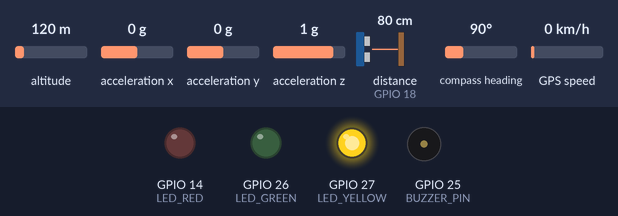
This sketch was run on a simulated ESP32. Parts: output pins drawn as LEDs (lit = HIGH), buzzer (waves = sounding). Wiring (inferred from the names in the program): ultrasonic range finder: trigger GPIO 5; echo GPIO 18; MPU-6050 motion sensor at I2C address 0x68. Inputs (shaded band) come from the test bench; at power-on: distance to the obstacle (sensor on GPIO 18) 80 cm, altitude 120 m, acceleration x 0 g, acceleration y 0 g, acceleration z 1 g, compass heading 90°, GPS speed 0 km/h. The echo pulse lasts 58.3 µs per cm; WiFi joins after 1.5 s; servers stay silent unless stated; uploads are accepted with an empty reply; the GPS gets a fix after 3 s at 37.7749, -122.4194 with 8 satellites; pins used as bus, display or sensor lines are not drawn; what the sketch prints to the serial monitor is not drawn.

Above: at 3.7 s.
3.8 s: distance to the obstacle (sensor on GPIO 18) set to 33 cm
5.3 s: distance to the obstacle (sensor on GPIO 18) set to 28 cm
At 7.5 s:
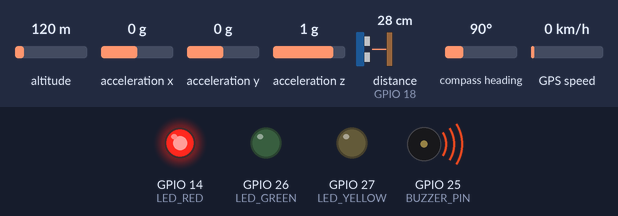
9.4 s: distance to the obstacle (sensor on GPIO 18) set to 35 cm
At 10.6 s:
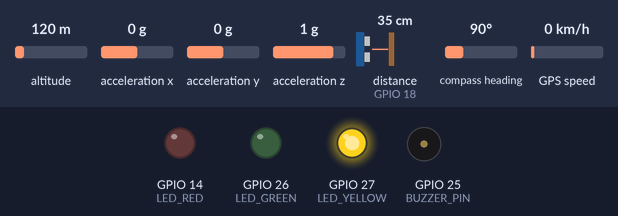
10.9 s: distance to the obstacle (sensor on GPIO 18) set to 2 cm
At 11.2 s:
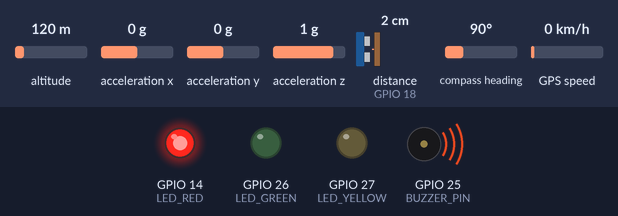
Timing chart, 0 to 16.0 s (numbered marks = the images above; inputs shaded):
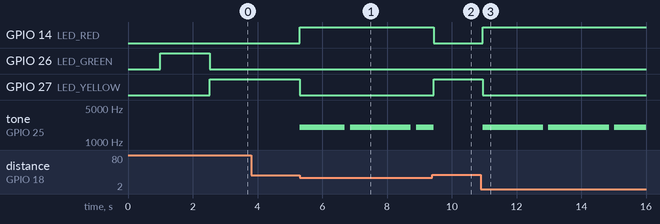

The sketch:

esp32_accident_guard.ino
```cpp
/*
 * ============================================================================
 * AccidentGuard - ESP32 Hardware Firmware
 * Accident Avoidance System with Crash Detection and GPS Notification
 * ============================================================================
 *
 * Target Hardware:
 *   - ESP32 Dev Module (NodeMCU-32S / ESP32-WROOM-32)
 *   - Ultrasonic Sensor: HC-SR04 (Distance Measurement)
 *   - Accelerometer / Gyro: MPU6050 / ADXL345 (Impact Force & Vibration)
 *   - GPS Module: NEO-6M / GT-U7 (Live Latitude & Longitude)
 *   - Buzzer: Active 5V Buzzer (Audible Warning)
 *   - LEDs: Green (Safe), Yellow (Warning), Red (Danger/Crash)
 *
 * REST API Backend:
 *   - FastAPI Backend running at: http://<SERVER_IP>:8000/
 *   - Telemetry Ingestion: POST /api/telemetry
 *   - Crash Trigger: POST /api/accidents/report
 * ============================================================================
 */

#include <WiFi.h>
#include <HTTPClient.h>
#include <ArduinoJson.h>
#include <Wire.h>
#include <TinyGPSPlus.h>
#include <HardwareSerial.h>

// ==================== CONFIGURATION ====================
// Wi-Fi Credentials
const char* WIFI_SSID = "YOUR_WIFI_SSID";
const char* WIFI_PASS = "YOUR_WIFI_PASSWORD";

// FastAPI Server URL (Replace with your computer's local IP on the same Wi-Fi, e.g. 192.168.1.100)
const char* SERVER_BASE_URL = "http://192.168.1.100:8000";
const int VEHICLE_ID = 1;

// Thresholds
const float CRASH_G_THRESHOLD = 4.0;      // Impact force in Gs that triggers accident
const float DANGER_DISTANCE_CM = 30.0;    // Danger distance in cm
const float WARNING_DISTANCE_CM = 80.0;   // Warning distance in cm

// ==================== PIN DEFINITIONS ====================
// Ultrasonic HC-SR04
#define TRIG_PIN 5
#define ECHO_PIN 18

// Buzzer and LEDs
#define BUZZER_PIN 25
#define LED_GREEN 26
#define LED_YELLOW 27
#define LED_RED 14

// GPS Serial Pins (Serial2 on ESP32)
#define GPS_RX_PIN 16
#define GPS_TX_PIN 17

// ==================== OBJECTS & GLOBALS ====================
TinyGPSPlus gps;
HardwareSerial gpsSerial(2);

unsigned long lastTelemetryTime = 0;
const unsigned long TELEMETRY_INTERVAL_MS = 2000; // Send telemetry every 2 seconds

bool alertSent = false;

// MPU6050 I2C Address
const int MPU_ADDR = 0x68;

void setup() {
  Serial.begin(115200);
  delay(1000);
  Serial.println("\n[AccidentGuard] System Initializing...");

  // Pin modes
  pinMode(TRIG_PIN, OUTPUT);
  pinMode(ECHO_PIN, INPUT);
  pinMode(BUZZER_PIN, OUTPUT);
  pinMode(LED_GREEN, OUTPUT);
  pinMode(LED_YELLOW, OUTPUT);
  pinMode(LED_RED, OUTPUT);

  digitalWrite(LED_GREEN, HIGH);

  // Initialize I2C for MPU6050
  Wire.begin(21, 22);
  Wire.beginTransmission(MPU_ADDR);
  Wire.write(0x6B); // PWR_MGMT_1 register
  Wire.write(0);    // Wake up MPU-6050
  Wire.endTransmission(true);
  Serial.println("[AccidentGuard] MPU6050 Initialized.");

  // Initialize GPS Serial
  gpsSerial.begin(9600, SERIAL_8N1, GPS_RX_PIN, GPS_TX_PIN);
  Serial.println("[AccidentGuard] GPS Module Initialized.");

  // Connect to Wi-Fi
  connectToWiFi();
}

void loop() {
  // 1. Process GPS Data
  while (gpsSerial.available() > 0) {
    gps.encode(gpsSerial.read());
  }

  // 2. Read Ultrasonic Distance
  float distanceCm = readUltrasonicDistance();

  // 3. Read Accelerometer Data (Impact / G-Force)
  float impactG = readMPU6050Impact();

  // 4. Update Indicators & Safety State
  updateSafetyIndicators(distanceCm, impactG);

  // 5. Crash Detection Check
  if (impactG >= CRASH_G_THRESHOLD && !alertSent) {
    Serial.printf("[ALERT] CRASH DETECTED! Impact Force: %.2f g\n", impactG);
    triggerCrashAlert(impactG, distanceCm);
    alertSent = true;
  } else if (impactG < 1.5) {
    alertSent = false;
  }

  // 6. Periodic Telemetry Upload to FastAPI
  if (millis() - lastTelemetryTime >= TELEMETRY_INTERVAL_MS) {
    lastTelemetryTime = millis();
    sendTelemetry(distanceCm, impactG);
  }

  delay(50);
}

// ==================== HELPER FUNCTIONS ====================

void connectToWiFi() {
  Serial.printf("[WiFi] Connecting to %s", WIFI_SSID);
  WiFi.begin(WIFI_SSID, WIFI_PASS);
  int retry = 0;
  while (WiFi.status() != WL_CONNECTED && retry < 20) {
    delay(500);
    Serial.print(".");
    retry++;
  }
  if (WiFi.status() == WL_CONNECTED) {
    Serial.println("\n[WiFi] Connected successfully!");
    Serial.printf("[WiFi] ESP32 IP Address: %s\n", WiFi.localIP().toString().c_str());
  } else {
    Serial.println("\n[WiFi] Connection failed. Telemetry will run in offline mode.");
  }
}

float readUltrasonicDistance() {
  digitalWrite(TRIG_PIN, LOW);
  delayMicroseconds(2);
  digitalWrite(TRIG_PIN, HIGH);
  delayMicroseconds(10);
  digitalWrite(TRIG_PIN, LOW);

  long duration = pulseIn(ECHO_PIN, HIGH, 30000); // 30ms timeout (~5m)
  if (duration == 0) return 400.0; // Out of range safe default
  float distance = (duration * 0.0343) / 2.0;
  return distance;
}

float readMPU6050Impact() {
  Wire.beginTransmission(MPU_ADDR);
  Wire.write(0x3B); // Starting register for Accel data
  Wire.endTransmission(false);
  Wire.requestFrom(MPU_ADDR, 6, true);

  if (Wire.available() < 6) return 1.0;

  int16_t AcX = Wire.read() << 8 | Wire.read();
  int16_t AcY = Wire.read() << 8 | Wire.read();
  int16_t AcZ = Wire.read() << 8 | Wire.read();

  // Convert raw value to Gs (Sensitivity scale factor: 16384 for +/-2g)
  float ax = (float)AcX / 16384.0;
  float ay = (float)AcY / 16384.0;
  float az = (float)AcZ / 16384.0;

  // Vector magnitude
  float totalG = sqrt(ax * ax + ay * ay + az * az);
  return totalG;
}

void updateSafetyIndicators(float distance, float impactG) {
  if (impactG >= CRASH_G_THRESHOLD || distance < DANGER_DISTANCE_CM) {
    // CRITICAL / DANGER
    digitalWrite(LED_RED, HIGH);
    digitalWrite(LED_YELLOW, LOW);
    digitalWrite(LED_GREEN, LOW);
    tone(BUZZER_PIN, 2000, 100);
  } else if (distance < WARNING_DISTANCE_CM) {
    // WARNING
    digitalWrite(LED_RED, LOW);
    digitalWrite(LED_YELLOW, HIGH);
    digitalWrite(LED_GREEN, LOW);
    noTone(BUZZER_PIN);
  } else {
    // SAFE
    digitalWrite(LED_RED, LOW);
    digitalWrite(LED_YELLOW, LOW);
    digitalWrite(LED_GREEN, HIGH);
    noTone(BUZZER_PIN);
  }
}

void sendTelemetry(float distance, float impactG) {
  if (WiFi.status() != WL_CONNECTED) return;

  HTTPClient http;
  String url = String(SERVER_BASE_URL) + "/api/vehicles/" + String(VEHICLE_ID) + "/sensors";
  http.begin(url);
  http.addHeader("Content-Type", "application/json");

  // Get GPS coords (fallback to simulated if indoor/no fix)
  double lat = gps.location.isValid() ? gps.location.lat() : 21.1458;
  double lng = gps.location.isValid() ? gps.location.lng() : 79.0882;
  float speedKmh = gps.speed.isValid() ? gps.speed.kmph() : 45.0;

  StaticJsonDocument<256> doc;
  doc["distance"] = distance;
  doc["impact_g"] = impactG;
  doc["vibration_level"] = impactG * 0.8;
  doc["tilt_angle"] = 2.5;
  doc["latitude"] = lat;
  doc["longitude"] = lng;
  doc["speed"] = speedKmh;

  String requestBody;
  serializeJson(doc, requestBody);

  int httpCode = http.POST(requestBody);
  if (httpCode > 0) {
    Serial.printf("[Telemetry] Uploaded: Dist=%.1fcm, Impact=%.2fg, GPS=(%.4f, %.4f) -> Code: %d\n",
                  distance, impactG, lat, lng, httpCode);
  } else {
    Serial.printf("[Telemetry] Failed to send: %s\n", http.errorToString(httpCode).c_str());
  }
  http.end();
}

void triggerCrashAlert(float impactG, float distance) {
  if (WiFi.status() != WL_CONNECTED) return;

  HTTPClient http;
  String url = String(SERVER_BASE_URL) + "/api/accidents/report";
  http.begin(url);
  http.addHeader("Content-Type", "application/json");

  double lat = gps.location.isValid() ? gps.location.lat() : 21.1458;
  double lng = gps.location.isValid() ? gps.location.lng() : 79.0882;

  StaticJsonDocument<256> doc;
  doc["vehicle_id"] = VEHICLE_ID;
  doc["impact_g"] = impactG;
  doc["latitude"] = lat;
  doc["longitude"] = lng;
  doc["status"] = "pending_countdown";

  String requestBody;
  serializeJson(doc, requestBody);

  int httpCode = http.POST(requestBody);
  Serial.printf("[Crash Report] Response Code: %d\n", httpCode);
  http.end();
}
```

Measured:
- the behaviour switches between 31 and 30 cm on distance to the obstacle (sensor on GPIO 18) (found by bisection; images 0 and 1)
- after the input at 3.8 s, every drawn part: stays the same
- after the input at 5.3 s, GPIO 14 (LED_RED): LOW → HIGH at once; GPIO 27 (LED_YELLOW): HIGH → LOW at once; tone on GPIO 25 (BUZZER_PIN): goes 2000 Hz 1.4 s, silent 0.17 s, 2000 Hz 1.9 s, silent 0.17 s, then 2000 Hz, starting at once
- after the input at 9.4 s, GPIO 14 (LED_RED): HIGH → LOW at once; GPIO 27 (LED_YELLOW): LOW → HIGH at once; tone on GPIO 25 (BUZZER_PIN): 2000 Hz → silent after 0.04 s instead of 1.4 s
- after the input at 10.9 s, GPIO 14 (LED_RED): LOW → HIGH after 0.05 s; GPIO 27 (LED_YELLOW): HIGH → LOW after 0.05 s; tone on GPIO 25 (BUZZER_PIN): alternates 2000 Hz for 1.9 s and silent for 0.15 s, starting after 0.05 s
